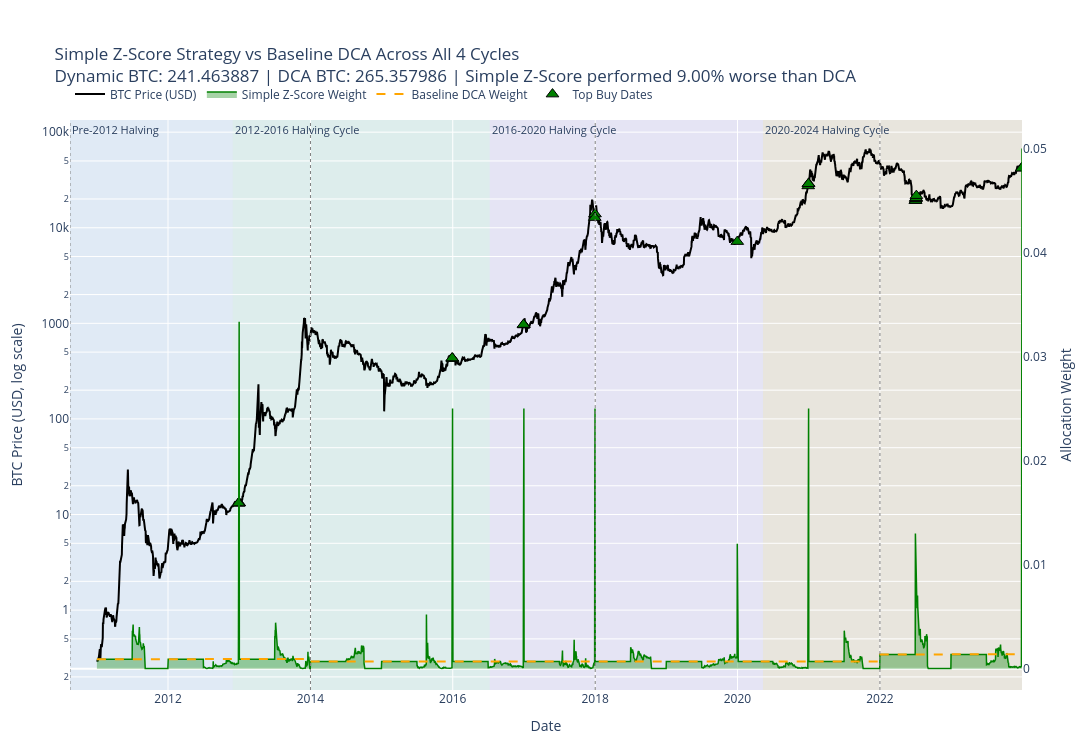

Write notebook code for a chart like this one.
### Code cell
# Create one combined interactive Plotly chart across all 4 cycles.
# This uses the same year-by-year export results stored in cycle_results.

import plotly.graph_objects as go
import pandas as pd
import polars as pl

# Combine all merged cycle dataframes into one dataframe
combined_merged = pl.concat(
    [result["merged"] for result in cycle_results.values()]
).sort("date")

# Convert to pandas for plotting
combined_plot_df = combined_merged.to_pandas()
combined_plot_df["date"] = pd.to_datetime(combined_plot_df["date"])
combined_plot_df = combined_plot_df.sort_values("date")

# Add cycle label for tooltip
def assign_cycle_label(date):
    for cycle in calendar_cycles:
        start = pd.to_datetime(cycle["start"])
        end = pd.to_datetime(cycle["end"])
        if start <= date <= end:
            return cycle["label"]
    return "Outside cycle"

combined_plot_df["cycle_label"] = combined_plot_df["date"].apply(assign_cycle_label)

# Top buy dates across all cycles combined
top_buy_points_combined = (
    combined_merged
    .sort("simple_z_score_weight", descending=True)
    .head(25)
    .select(["date", "price_usd", "simple_z_score_weight"])
    .to_pandas()
)

top_buy_points_combined["date"] = pd.to_datetime(top_buy_points_combined["date"])

# Overall totals across all cycles
total_dynamic_btc_combined = combined_merged["btc_accum_dynamic"].sum()
total_baseline_btc_combined = combined_merged["btc_accum_baseline"].sum()

# Each cycle used 1000 USD in your earlier logic
total_budget_usd_combined = 1000.0 * len(cycle_results)

sats_per_dollar_dynamic_combined = (
    total_dynamic_btc_combined / total_budget_usd_combined
) * 100_000_000

sats_per_dollar_baseline_combined = (
    total_baseline_btc_combined / total_budget_usd_combined
) * 100_000_000

pct_diff_vs_baseline_combined = (
    (total_dynamic_btc_combined - total_baseline_btc_combined)
    / total_baseline_btc_combined
) * 100

performance_label_combined = (
    "better" if pct_diff_vs_baseline_combined > 0 else "worse"
)

# Create figure
fig = go.Figure()

# Add actual halving-period background shading
for period in halving_periods:
    fig.add_vrect(
        x0=pd.to_datetime(period["start"]),
        x1=pd.to_datetime(period["end"]),
        fillcolor=period["color"],
        opacity=1.0,
        layer="below",
        line_width=0,
        annotation_text=period["label"],
        annotation_position="top left",
        annotation_font_size=11,
    )

# Add vertical lines for cycle boundaries
for cycle in calendar_cycles:
    fig.add_vline(
        x=pd.to_datetime(cycle["start"]),
        line_width=1,
        line_dash="dot",
        line_color="gray"
    )

# BTC price trace on left y-axis (log scale)
fig.add_trace(
    go.Scatter(
        x=combined_plot_df["date"],
        y=combined_plot_df["price_usd"],
        mode="lines",
        name="BTC Price (USD)",
        line=dict(color="black", width=2),
        yaxis="y1",
        customdata=combined_plot_df[
            [
                "cycle_label",
                "simple_z_score_weight",
                "baseline_weight",
                "sats_per_dollar_dynamic",
                "sats_per_dollar_baseline",
                "sats_accum_dynamic",
                "sats_accum_baseline",
            ]
        ],
        hovertemplate=(
            "<b>Date</b>: %{x|%Y-%m-%d}<br>"
            "<b>Cycle</b>: %{customdata[0]}<br>"
            "<b>BTC Price</b>: $%{y:,.2f}<br>"
            "<b>Simple Z-Score Weight</b>: %{customdata[1]:.8f}<br>"
            "<b>DCA Weight</b>: %{customdata[2]:.8f}<br>"
            "<b>Simple Z-Score sats/$</b>: %{customdata[3]:,.2f}<br>"
            "<b>DCA sats/$</b>: %{customdata[4]:,.2f}<br>"
            "<b>Simple Z-Score sats accumulated</b>: %{customdata[5]:,.2f}<br>"
            "<b>DCA sats accumulated</b>: %{customdata[6]:,.2f}"
            "<extra></extra>"
        ),
    )
)

# Simple Z-Score weight on right y-axis
fig.add_trace(
    go.Scatter(
        x=combined_plot_df["date"],
        y=combined_plot_df["simple_z_score_weight"],
        mode="lines",
        name="Simple Z-Score Weight",
        line=dict(color="green", width=1.5),
        fill="tozeroy",
        fillcolor="rgba(0, 128, 0, 0.35)",
        yaxis="y2",
        customdata=combined_plot_df[
            [
                "cycle_label",
                "price_usd",
                "sats_per_dollar_dynamic",
                "sats_accum_dynamic",
            ]
        ],
        hovertemplate=(
            "<b>Date</b>: %{x|%Y-%m-%d}<br>"
            "<b>Cycle</b>: %{customdata[0]}<br>"
            "<b>Simple Z-Score Weight</b>: %{y:.8f}<br>"
            "<b>BTC Price</b>: $%{customdata[1]:,.2f}<br>"
            "<b>Simple Z-Score sats/$</b>: %{customdata[2]:,.2f}<br>"
            "<b>Simple Z-Score sats accumulated</b>: %{customdata[3]:,.2f}"
            "<extra></extra>"
        ),
    )
)

# Baseline DCA on right y-axis
fig.add_trace(
    go.Scatter(
        x=combined_plot_df["date"],
        y=combined_plot_df["baseline_weight"],
        mode="lines",
        name="Baseline DCA Weight",
        line=dict(color="orange", width=2, dash="dash"),
        yaxis="y2",
        customdata=combined_plot_df[
            [
                "cycle_label",
                "price_usd",
                "sats_per_dollar_baseline",
                "sats_accum_baseline",
            ]
        ],
        hovertemplate=(
            "<b>Date</b>: %{x|%Y-%m-%d}<br>"
            "<b>Cycle</b>: %{customdata[0]}<br>"
            "<b>DCA Weight</b>: %{y:.8f}<br>"
            "<b>BTC Price</b>: $%{customdata[1]:,.2f}<br>"
            "<b>DCA sats/$</b>: %{customdata[2]:,.2f}<br>"
            "<b>DCA sats accumulated</b>: %{customdata[3]:,.2f}"
            "<extra></extra>"
        ),
    )
)

# Top buy dates
fig.add_trace(
    go.Scatter(
        x=top_buy_points_combined["date"],
        y=top_buy_points_combined["price_usd"],
        mode="markers",
        name="Top Buy Dates",
        marker=dict(
            color="green",
            symbol="triangle-up",
            size=11,
            line=dict(color="black", width=1),
        ),
        yaxis="y1",
        customdata=top_buy_points_combined[["simple_z_score_weight"]],
        hovertemplate=(
            "<b>Top Buy Date</b>: %{x|%Y-%m-%d}<br>"
            "<b>BTC Price</b>: $%{y:,.2f}<br>"
            "<b>Simple Z-Score Weight</b>: %{customdata[0]:.8f}"
            "<extra></extra>"
        ),
    )
)

# Final layout
fig.update_layout(
    title=(
        "Simple Z-Score Strategy vs Baseline DCA Across All 4 Cycles<br>"
        f"Dynamic BTC: {total_dynamic_btc_combined:.6f} | "
        f"DCA BTC: {total_baseline_btc_combined:.6f} | "
        f"Simple Z-Score performed {abs(pct_diff_vs_baseline_combined):.2f}% "
        f"{performance_label_combined} than DCA"
    ),
    width=1400,
    height=750,
    hovermode="x unified",
    xaxis=dict(
        title="Date",
        range=[
            pd.to_datetime("2010-08-16"),
            pd.to_datetime("2023-12-31")
        ],
    ),
    yaxis=dict(
        title="BTC Price (USD, log scale)",
        type="log",
        side="left",
    ),
    yaxis2=dict(
        title="Allocation Weight",
        overlaying="y",
        side="right",
        showgrid=False,
    ),
    legend=dict(
        orientation="h",
        yanchor="bottom",
        y=1.02,
        xanchor="left",
        x=0,
    ),
    margin=dict(l=70, r=70, t=120, b=60),
)

fig.show()

### Figure 1 — Plotly figure (JSON) as saved in the notebook; plotly's stock layout.template omitted (floating-point values rounded to 4 significant figures; data arrays with more than 128 entries replaced by an {"elided": "..."} marker saying what was removed)
{"data": [{"customdata": {"elided": "4745x7 mixed values"}, "hovertemplate": "<b>Date</b>: %{x|%Y-%m-%d}<br><b>Cycle</b>: %{customdata[0]}<br><b>BTC Price</b>: $%{y:,.2f}<br><b>Simple Z-Score Weight</b>: %{customdata[1]:.8f}<br><b>DCA Weight</b>: %{customdata[2]:.8f}<br><b>Simple Z-Score sats/$</b>: %{customdata[3]:,.2f}<br><b>DCA sats/$</b>: %{customdata[4]:,.2f}<br><b>Simple Z-Score sats accumulated</b>: %{customdata[5]:,.2f}<br><b>DCA sats accumulated</b>: %{customdata[6]:,.2f}<extra></extra>", "line": {"color": "black", "width": 2}, "mode": "lines", "name": "BTC Price (USD)", "type": "scatter", "x": {"elided": "4745 str values"}, "y": {"elided": "4745 float values"}, "yaxis": "y"}, {"customdata": {"elided": "4745x4 mixed values"}, "fill": "tozeroy", "fillcolor": "rgba(0, 128, 0, 0.35)", "hovertemplate": "<b>Date</b>: %{x|%Y-%m-%d}<br><b>Cycle</b>: %{customdata[0]}<br><b>Simple Z-Score Weight</b>: %{y:.8f}<br><b>BTC Price</b>: $%{customdata[1]:,.2f}<br><b>Simple Z-Score sats/$</b>: %{customdata[2]:,.2f}<br><b>Simple Z-Score sats accumulated</b>: %{customdata[3]:,.2f}<extra></extra>", "line": {"color": "green", "width": 1.5}, "mode": "lines", "name": "Simple Z-Score Weight", "type": "scatter", "x": {"elided": "4745 str values"}, "y": {"elided": "4745 float values"}, "yaxis": "y2"}, {"customdata": {"elided": "4745x4 mixed values"}, "hovertemplate": "<b>Date</b>: %{x|%Y-%m-%d}<br><b>Cycle</b>: %{customdata[0]}<br><b>DCA Weight</b>: %{y:.8f}<br><b>BTC Price</b>: $%{customdata[1]:,.2f}<br><b>DCA sats/$</b>: %{customdata[2]:,.2f}<br><b>DCA sats accumulated</b>: %{customdata[3]:,.2f}<extra></extra>", "line": {"color": "orange", "dash": "dash", "width": 2}, "mode": "lines", "name": "Baseline DCA Weight", "type": "scatter", "x": {"elided": "4745 str values"}, "y": {"elided": "4745 float values"}, "yaxis": "y2"}, {"customdata": [[0.05], [0.05], [0.03333], [0.03333], [0.03333], [0.025], [0.025], [0.025], [0.025], [0.025], [0.025], [0.025], [0.025], [0.01851], [0.01316], [0.01312], [0.01299], [0.012], [0.01199], [0.01098], [0.009266], [0.008992], [0.008542], [0.007629], [0.007102]], "hovertemplate": "<b>Top Buy Date</b>: %{x|%Y-%m-%d}<br><b>BTC Price</b>: $%{y:,.2f}<br><b>Simple Z-Score Weight</b>: %{customdata[0]:.8f}<extra></extra>", "marker": {"color": "green", "line": {"color": "black", "width": 1}, "size": 11, "symbol": "triangle-up"}, "mode": "markers", "name": "Top Buy Dates", "type": "scatter", "x": ["2023-12-30T00:00:00.000000", "2023-12-31T00:00:00.000000", "2012-12-31T00:00:00.000000", "2012-12-29T00:00:00.000000", "2012-12-30T00:00:00.000000", "2020-12-31T00:00:00.000000", "2015-12-30T00:00:00.000000", "2015-12-31T00:00:00.000000", "2016-12-30T00:00:00.000000", "2016-12-31T00:00:00.000000", "2017-12-31T00:00:00.000000", "2020-12-29T00:00:00.000000", "2020-12-30T00:00:00.000000", "2017-12-30T00:00:00.000000", "2016-12-29T00:00:00.000000", "2023-12-29T00:00:00.000000", "2022-07-02T00:00:00.000000", "2019-12-31T00:00:00.000000", "2022-07-03T00:00:00.000000", "2022-07-04T00:00:00.000000", "2015-12-29T00:00:00.000000", "2022-07-05T00:00:00.000000", "2022-07-06T00:00:00.000000", "2022-07-07T00:00:00.000000", "2012-12-28T00:00:00.000000"], "y": [42210.0, 42240.0, 13.24, 13.11, 13.2, 29040.0, 428.1, 429.6, 961.3, 970.8, 13920.0, 27380.0, 28810.0, 12780.0, 970.8, 41970.0, 19210.0, 7161.0, 19290.0, 20250.0, 433.9, 20170.0, 20550.0, 21660.0, 13.18], "yaxis": "y"}], "layout": {"annotations": [{"font": {"size": 11}, "showarrow": false, "text": "Pre-2012 Halving", "x": "2010-08-16T00:00:00", "xanchor": "left", "xref": "x", "y": 1, "yanchor": "top", "yref": "y domain"}, {"font": {"size": 11}, "showarrow": false, "text": "2012-2016 Halving Cycle", "x": "2012-11-28T00:00:00", "xanchor": "left", "xref": "x", "y": 1, "yanchor": "top", "yref": "y domain"}, {"font": {"size": 11}, "showarrow": false, "text": "2016-2020 Halving Cycle", "x": "2016-07-09T00:00:00", "xanchor": "left", "xref": "x", "y": 1, "yanchor": "top", "yref": "y domain"}, {"font": {"size": 11}, "showarrow": false, "text": "2020-2024 Halving Cycle", "x": "2020-05-11T00:00:00", "xanchor": "left", "xref": "x", "y": 1, "yanchor": "top", "yref": "y domain"}], "height": 750, "hovermode": "x unified", "legend": {"orientation": "h", "x": 0, "xanchor": "left", "y": 1.02, "yanchor": "bottom"}, "margin": {"b": 60, "l": 70, "r": 70, "t": 120}, "shapes": [{"fillcolor": "rgba(173, 216, 230, 0.10)", "layer": "below", "line": {"width": 0}, "opacity": 1, "type": "rect", "x0": "2010-08-16T00:00:00", "x1": "2012-11-27T00:00:00", "xref": "x", "y0": 0, "y1": 1, "yref": "y domain"}, {"fillcolor": "rgba(144, 238, 144, 0.10)", "layer": "below", "line": {"width": 0}, "opacity": 1, "type": "rect", "x0": "2012-11-28T00:00:00", "x1": "2016-07-08T00:00:00", "xref": "x", "y0": 0, "y1": 1, "yref": "y domain"}, {"fillcolor": "rgba(221, 160, 221, 0.10)", "layer": "below", "line": {"width": 0}, "opacity": 1, "type": "rect", "x0": "2016-07-09T00:00:00", "x1": "2020-05-10T00:00:00", "xref": "x", "y0": 0, "y1": 1, "yref": "y domain"}, {"fillcolor": "rgba(255, 165, 0, 0.10)", "layer": "below", "line": {"width": 0}, "opacity": 1, "type": "rect", "x0": "2020-05-11T00:00:00", "x1": "2023-12-31T00:00:00", "xref": "x", "y0": 0, "y1": 1, "yref": "y domain"}, {"line": {"color": "gray", "dash": "dot", "width": 1}, "type": "line", "x0": "2010-08-16T00:00:00", "x1": "2010-08-16T00:00:00", "xref": "x", "y0": 0, "y1": 1, "yref": "y domain"}, {"line": {"color": "gray", "dash": "dot", "width": 1}, "type": "line", "x0": "2014-01-01T00:00:00", "x1": "2014-01-01T00:00:00", "xref": "x", "y0": 0, "y1": 1, "yref": "y domain"}, {"line": {"color": "gray", "dash": "dot", "width": 1}, "type": "line", "x0": "2018-01-01T00:00:00", "x1": "2018-01-01T00:00:00", "xref": "x", "y0": 0, "y1": 1, "yref": "y domain"}, {"line": {"color": "gray", "dash": "dot", "width": 1}, "type": "line", "x0": "2022-01-01T00:00:00", "x1": "2022-01-01T00:00:00", "xref": "x", "y0": 0, "y1": 1, "yref": "y domain"}], "title": {"text": "Simple Z-Score Strategy vs Baseline DCA Across All 4 Cycles<br>Dynamic BTC: 241.463887 | DCA BTC: 265.357986 | Simple Z-Score performed 9.00% worse than DCA"}, "width": 1400, "xaxis": {"range": ["2010-08-16T00:00:00", "2023-12-31T00:00:00"], "title": {"text": "Date"}}, "yaxis": {"side": "left", "title": {"text": "BTC Price (USD, log scale)"}, "type": "log"}, "yaxis2": {"overlaying": "y", "showgrid": false, "side": "right", "title": {"text": "Allocation Weight"}}}}
